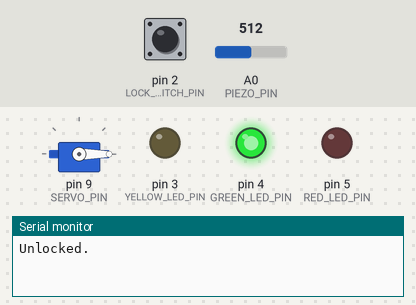
Simulated run of this sketch. Board: Arduino Uno, built with avr-gcc and run on an emulated ATmega328P. On the bench: servo, output pins drawn as LEDs (lit = HIGH), the last lines printed to the serial monitor. Dashed ring = blinking. Inputs (shaded band) come from the test bench; at power-on: pin 2 (LOCK_SWITCH_PIN) LOW, A0 (PIEZO_PIN) = 512.

Above: at 1.4 s.
1.5 s: pin 2 (LOCK_SWITCH_PIN) pulled HIGH for 0.15 s
At 2.1 s:
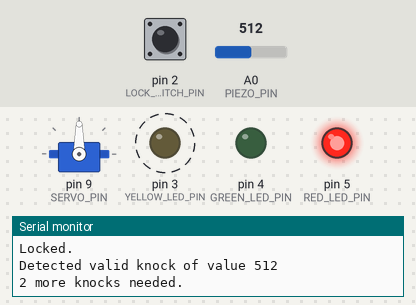
4.5 s: pin 2 (LOCK_SWITCH_PIN) pulled HIGH for 3.2 s
At 5.1 s:
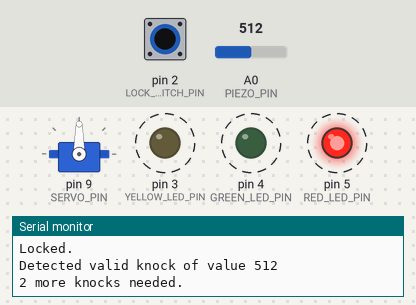
Timing chart, 0 to 10.5 s (numbered marks = the images above; inputs shaded):
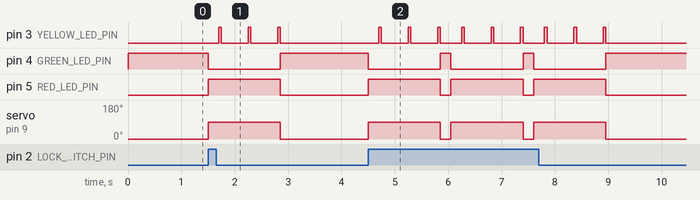

Measured:
- after the input at 1.5 s, pin 3 (YELLOW_LED_PIN): alternates HIGH for 0.05 s and LOW for 0.50 s, 6 changes in all, then stays LOW, starting after 0.20 s; pin 4 (GREEN_LED_PIN): HIGH → LOW at once, → HIGH 1.4 s later; pin 5 (RED_LED_PIN): LOW → HIGH at once, → LOW 1.4 s later; servo on pin 9 (SERVO_PIN): 0° → 90° at once, → 0° 1.4 s later
- after the input at 4.5 s, pin 3 (YELLOW_LED_PIN): alternates HIGH for 0.05 s and LOW for 0.50 s, 18 changes in all, then stays LOW, starting after 0.20 s; pin 4 (GREEN_LED_PIN): alternates HIGH for 0.20 s and LOW for 1.4 s, 6 changes in all, then stays HIGH, starting at once

The sketch:

Project12.ino
```cpp
#include <Servo.h>

// Create a servo instance for the lock, and define angle for each state.
// Track whether it is in locked position.
Servo lock;
const int UNLOCKED_ANGLE = 0;
const int LOCKED_ANGLE = 90;
boolean isLocked = false;

// Map pins to the piezo, lock switch, servo, and LEDs.
const int PIEZO_PIN = A0;
const int LOCK_SWITCH_PIN = 2;
const int SERVO_PIN = 9;
const int YELLOW_LED_PIN = 3;
const int GREEN_LED_PIN = 4;
const int RED_LED_PIN = 5;

// Define a threshold for valid knocks, and track the number detected.
const int QUIET_KNOCK = 100;
const int KNOCKS_NEEDED = 3;
int numberOfValidKnocks = 0;


void setup() {

  // Start the serial monitor.
  Serial.begin(9600);

  // Set the switch pin as an input
  pinMode(LOCK_SWITCH_PIN, INPUT);

  // Set the LED pins as outputs.
  pinMode(YELLOW_LED_PIN, OUTPUT);
  pinMode(RED_LED_PIN, OUTPUT);
  pinMode(GREEN_LED_PIN, OUTPUT);

  // Connect the lock to its pin, and unlock it.
  lock.attach(SERVO_PIN);
  unlock();

}


void unlock() {

  // Turn on the green LED and turn off the red one.
  digitalWrite(GREEN_LED_PIN, HIGH);
  digitalWrite(RED_LED_PIN, LOW);

  // Move the servo to the unlocked position, pausing to finish the move.
  lock.write(UNLOCKED_ANGLE);
  delay(200);

  // Update the status variable.
  isLocked = false;
  Serial.println("Unlocked.");

}


void loop() {

  // If the box is unlocked and the lock button is pressed, lock the box.
  if (!isLocked && (digitalRead(LOCK_SWITCH_PIN) == HIGH))  {

    // Turn off the green LED and turn on the red one.
    digitalWrite(GREEN_LED_PIN, LOW);
    digitalWrite(RED_LED_PIN, HIGH);

    // Move the servo to the locked position, pausing to finish the move.
    lock.write(LOCKED_ANGLE);
    delay(200);

    // Update the status variable.
    isLocked = true;
    Serial.println("Locked.");

  }

  // If the box is locked...
  if (isLocked) {

    // Listen for a valid knock.
    if (evaluateKnock(analogRead(PIEZO_PIN)) == true) {

      numberOfValidKnocks++;

      // If this is not the final knock, pause to avoid false positives from the "echo".
      if (numberOfValidKnocks < KNOCKS_NEEDED) {
        Serial.print(3 - numberOfValidKnocks);
        Serial.println(" more knocks needed.");
        delay(500);
      }

    }

    // If enough valid knocks have been detected, unlock the box, and reset the knock count.
    if (numberOfValidKnocks >= KNOCKS_NEEDED) {
      unlock();
      numberOfValidKnocks = 0;
    }

  } // if (isLocked)

} // loop


// Returns true and flashes the yellow LED if a detected knock is valid.
boolean evaluateKnock(int value) {

  // If the knock loud enough...
  if (value > QUIET_KNOCK) {

    // Blink the yellow LED.
    digitalWrite(YELLOW_LED_PIN, HIGH);
    delay(50);
    digitalWrite(YELLOW_LED_PIN, LOW);

    // Report a valid knock.
    Serial.print("Detected valid knock of value ");
    Serial.println(value);
    return true;

  }

  // Otherwise, report an invalid knock.
  if (value > 10) {
    Serial.print("Detected invalid knock of value ");
    Serial.println(value);
  }
  return false;

}
```
